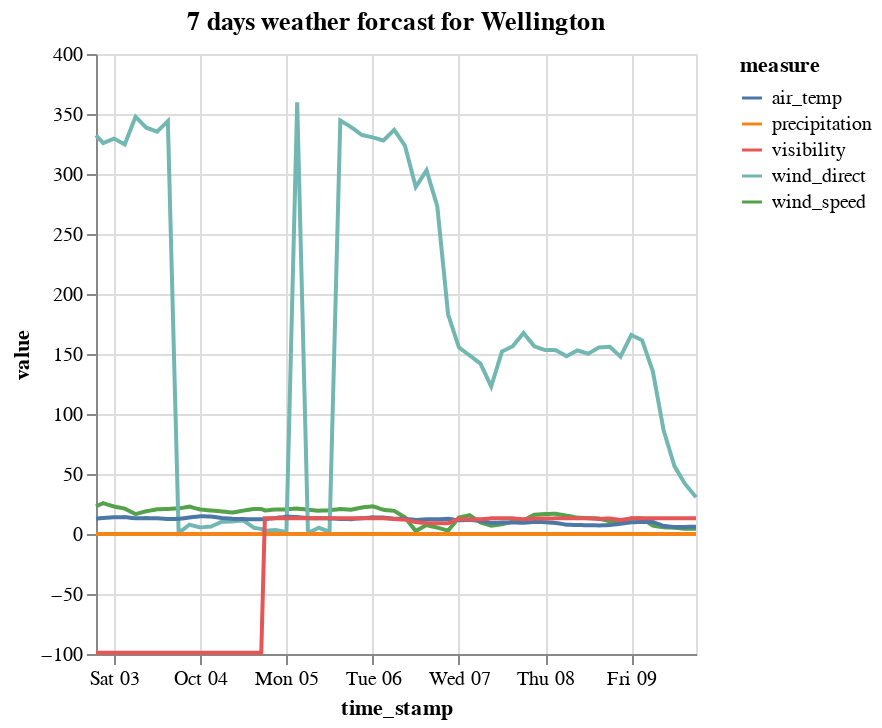

Notebook cell for this chart:
### Code cell
# group by date time and measurements and plot
WLG_Plot = by(DataFrame(data_WLG_long), [:time_stamp, :measure]) do group
    DataFrame(value = mean(group[!, :WLG]))
end
WLG_Plot |>
    @vlplot(:line, x=:time_stamp, y=:value, color=:measure,
    title="7 days weather forcast for Wellington")

### Figure 1 — Vega-Lite specification as saved in the notebook (floating-point values rounded to 4 significant figures; data arrays with more than 128 entries replaced by an {"elided": "..."} marker saying what was removed)
{"data": {"values": {"elided": "840 records"}}, "encoding": {"color": {"field": "measure"}, "x": {"field": "time_stamp", "type": "temporal"}, "y": {"field": "value", "type": "quantitative"}}, "mark": "line", "title": "7 days weather forcast for Wellington"}
